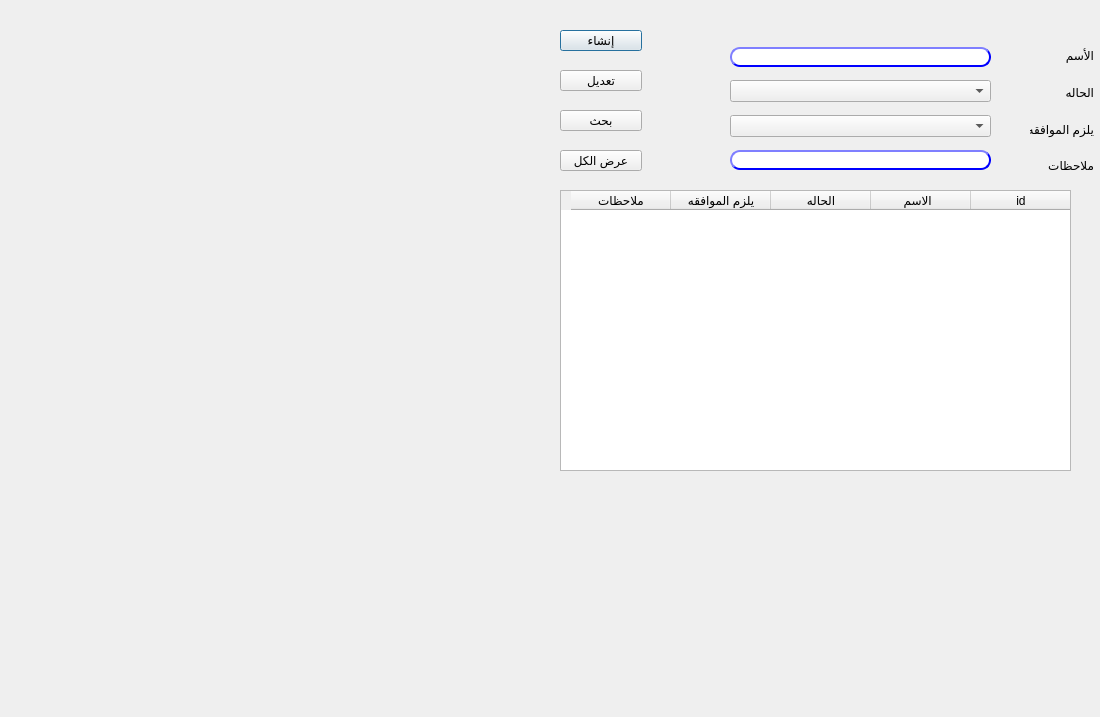
<?xml version="1.0" encoding="UTF-8"?>
<ui version="4.0">
 <class>CustomerGP</class>
 <widget class="QDialog" name="CustomerGP">
  <property name="geometry">
   <rect>
    <x>0</x>
    <y>0</y>
    <width>1100</width>
    <height>717</height>
   </rect>
  </property>
  <property name="minimumSize">
   <size>
    <width>1100</width>
    <height>717</height>
   </size>
  </property>
  <property name="maximumSize">
   <size>
    <width>1100</width>
    <height>717</height>
   </size>
  </property>
  <property name="windowTitle">
   <string/>
  </property>
  <widget class="QPushButton" name="BTN_create">
   <property name="geometry">
    <rect>
     <x>560</x>
     <y>30</y>
     <width>82</width>
     <height>21</height>
    </rect>
   </property>
   <property name="styleSheet">
    <string notr="true"/>
   </property>
   <property name="text">
    <string>إنشاء</string>
   </property>
  </widget>
  <widget class="QTableWidget" name="Qtable">
   <property name="geometry">
    <rect>
     <x>560</x>
     <y>190</y>
     <width>511</width>
     <height>281</height>
    </rect>
   </property>
   <property name="layoutDirection">
    <enum>Qt::RightToLeft</enum>
   </property>
   <column>
    <property name="text">
     <string>id</string>
    </property>
   </column>
   <column>
    <property name="text">
     <string>الاسم  </string>
    </property>
   </column>
   <column>
    <property name="text">
     <string>الحاله</string>
    </property>
   </column>
   <column>
    <property name="text">
     <string>يلزم الموافقه</string>
    </property>
   </column>
   <column>
    <property name="text">
     <string>ملاحظات</string>
    </property>
   </column>
  </widget>
  <widget class="QPushButton" name="BTN_modify">
   <property name="geometry">
    <rect>
     <x>560</x>
     <y>70</y>
     <width>82</width>
     <height>21</height>
    </rect>
   </property>
   <property name="styleSheet">
    <string notr="true"/>
   </property>
   <property name="text">
    <string>تعديل</string>
   </property>
  </widget>
  <widget class="QPushButton" name="BTN_search">
   <property name="geometry">
    <rect>
     <x>560</x>
     <y>110</y>
     <width>82</width>
     <height>21</height>
    </rect>
   </property>
   <property name="styleSheet">
    <string notr="true"/>
   </property>
   <property name="text">
    <string>بحث</string>
   </property>
  </widget>
  <widget class="QLabel" name="LB_id">
   <property name="enabled">
    <bool>false</bool>
   </property>
   <property name="geometry">
    <rect>
     <x>650</x>
     <y>40</y>
     <width>31</width>
     <height>20</height>
    </rect>
   </property>
   <property name="text">
    <string/>
   </property>
  </widget>
  <widget class="QLabel" name="LB_status">
   <property name="enabled">
    <bool>false</bool>
   </property>
   <property name="geometry">
    <rect>
     <x>660</x>
     <y>130</y>
     <width>31</width>
     <height>21</height>
    </rect>
   </property>
   <property name="text">
    <string/>
   </property>
  </widget>
  <widget class="QPushButton" name="BTN_search_all">
   <property name="geometry">
    <rect>
     <x>560</x>
     <y>150</y>
     <width>82</width>
     <height>21</height>
    </rect>
   </property>
   <property name="styleSheet">
    <string notr="true"/>
   </property>
   <property name="text">
    <string>عرض الكل</string>
   </property>
  </widget>
  <widget class="QWidget" name="verticalLayoutWidget">
   <property name="geometry">
    <rect>
     <x>1030</x>
     <y>40</y>
     <width>64</width>
     <height>141</height>
    </rect>
   </property>
   <layout class="QVBoxLayout" name="verticalLayout">
    <item>
     <widget class="QLabel" name="desc">
      <property name="text">
       <string>الأسم</string>
      </property>
     </widget>
    </item>
    <item>
     <widget class="QLabel" name="label_2">
      <property name="text">
       <string>الحاله</string>
      </property>
     </widget>
    </item>
    <item>
     <widget class="QLabel" name="label_3">
      <property name="text">
       <string>يلزم الموافقه</string>
      </property>
     </widget>
    </item>
    <item>
     <widget class="QLabel" name="desc_3">
      <property name="text">
       <string>ملاحظات</string>
      </property>
     </widget>
    </item>
   </layout>
  </widget>
  <widget class="QWidget" name="verticalLayoutWidget_2">
   <property name="geometry">
    <rect>
     <x>730</x>
     <y>40</y>
     <width>261</width>
     <height>141</height>
    </rect>
   </property>
   <layout class="QVBoxLayout" name="verticalLayout_2">
    <item>
     <widget class="QLineEdit" name="LE_desc">
      <property name="styleSheet">
       <string notr="true">QLineEdit{
                                        background-color: white;
                                        border-style: outset;
                                        border-width: 2px;
                                        border-radius: 10px;
                                        border-color: blue;
                                        min-width: 6em;
                                        }
                                        QLineEdit:hover {
                                        background: qradialgradient(
                                        cx: 0.3, cy: -0.4, fx: 0.3, fy: -0.4,
                                        radius: 1.35, stop: 0 #fff, stop: 1 #bbb
                                        );
                                        }
                                       QLineEdit:pressed {
                                        border-style: inset;
                                        background: qradialgradient(
                                        cx: 0.4, cy: -0.1, fx: 0.4, fy: -0.1,
                                        radius: 1.35, stop: 0 #fff, stop: 1 #ddd
                                        );
                                        }
                                    </string>
      </property>
      <property name="maxLength">
       <number>50</number>
      </property>
     </widget>
    </item>
    <item>
     <widget class="QComboBox" name="CMB_status"/>
    </item>
    <item>
     <widget class="QComboBox" name="CMB_reqApproval"/>
    </item>
    <item>
     <widget class="QLineEdit" name="LE_notes">
      <property name="styleSheet">
       <string notr="true">QLineEdit{
                                        background-color: white;
                                        border-style: outset;
                                        border-width: 2px;
                                        border-radius: 10px;
                                        border-color: blue;
                                        min-width: 6em;
                                        }
                                        QLineEdit:hover {
                                        background: qradialgradient(
                                        cx: 0.3, cy: -0.4, fx: 0.3, fy: -0.4,
                                        radius: 1.35, stop: 0 #fff, stop: 1 #bbb
                                        );
                                        }
                                       QLineEdit:pressed {
                                        border-style: inset;
                                        background: qradialgradient(
                                        cx: 0.4, cy: -0.1, fx: 0.4, fy: -0.1,
                                        radius: 1.35, stop: 0 #fff, stop: 1 #ddd
                                        );
                                        }
                                    </string>
      </property>
      <property name="maxLength">
       <number>50</number>
      </property>
     </widget>
    </item>
   </layout>
  </widget>
 </widget>
 <resources/>
 <connections/>
</ui>
